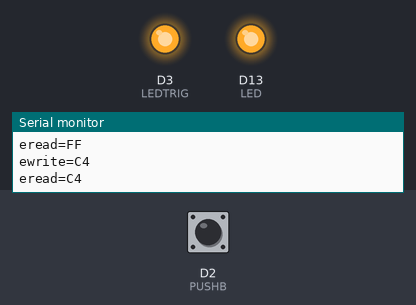
Bench run of a sketch on a simulated Arduino MKR. Parts: output pins drawn as LEDs (lit = HIGH), the last lines printed to the serial monitor. The test bench sets the inputs (shaded band); at power-on: D2 (PUSHB) HIGH. Pins used as bus, display or sensor lines are not drawn.

Above: at 2.1 s.
At 6.1 s:
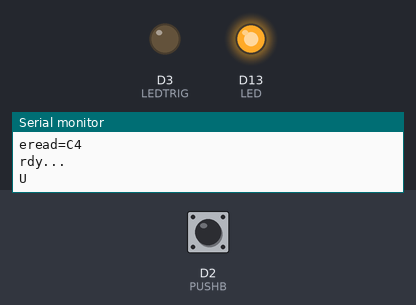
At 13.2 s:
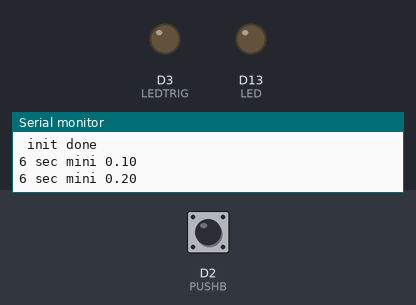
13.3 s: D2 (PUSHB) pulled LOW for 1 s
Timing chart, 0 to 22.3 s (numbered marks = the images above; inputs shaded):
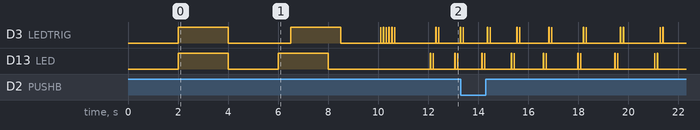

The sketch:

test_redv1.2.ino
```cpp
#include <DueFlashStorage.h>

DueFlashStorage dFS;

#define V1_1 1
#define V1_2 2
#define REDVERS V1_2

#define LED 13
#define LEDTRIG 3    // wd trig
#define ONTRIG HIGH
#define CS_SD 4
#define ONSD LOW
#define CS_NRF 8
#define ONNRF LOW
#define POWER 5
#define PUSHB 2
#define TEST  7

#if REDVERS==V1_1
  #define POWON LOW
  #define POWOFF HIGH
#endif

#if REDVERS==V1_2
  #define POWON HIGH
  #define POWOFF LOW
#endif

unsigned long dly=0;
uint8_t pushb=0;
char t[]="LH";

void blk(uint8_t led,uint8_t level);

void setup() {
  Serial.begin(115200);
  Serial.print("\nstart...");

  uint8_t eread=0,ewrite;

  eread=dFS.read(0);
  Serial.print("\neread=");Serial.println(eread,HEX);

  ewrite=0xC4;
  dFS.write(0,ewrite);
  eread=dFS.read(0);
  dFS.write(0,0x56);

  Serial.print("ewrite=");Serial.println(ewrite,HEX);
  Serial.print("eread=");Serial.println(eread,HEX);

// tout OFF
  pinMode(LED,OUTPUT);digitalWrite(LED,LOW);
  pinMode(POWER,OUTPUT);digitalWrite(POWER,POWOFF);
  pinMode(CS_SD,OUTPUT);digitalWrite(CS_SD,!ONSD);
  pinMode(CS_NRF,OUTPUT);digitalWrite(CS_NRF,!ONNRF);
  pinMode(LEDTRIG,OUTPUT);digitalWrite(LEDTRIG,!ONTRIG);
  delay(2000);

// tout ON
  digitalWrite(LED,HIGH);
  digitalWrite(POWER,POWON);
  digitalWrite(CS_SD,ONSD);
  digitalWrite(CS_NRF,ONNRF);
  digitalWrite(LEDTRIG,ONTRIG);
  delay(2000);
// tout OFF
  digitalWrite(LED,LOW);
  digitalWrite(POWER,POWOFF);
  digitalWrite(CS_SD,!ONSD);
  digitalWrite(CS_NRF,!ONNRF);
  digitalWrite(LEDTRIG,!ONTRIG);
  delay(2000);

Serial.println("rdy...");

/*pinMode(LED,OUTPUT);digitalWrite(LED,LOW);
pinMode(LEDTRIG,OUTPUT);digitalWrite(LEDTRIG,LOW);
pinMode(CS_SD,OUTPUT);digitalWrite(CS_SD,HIGH);
pinMode(POWON,OUTPUT);digitalWrite(POWON,HIGH);
*/
pinMode(PUSHB,INPUT_PULLUP);

digitalWrite(LED,HIGH);Serial.println("U");delay(500);
digitalWrite(LEDTRIG,ONTRIG);Serial.println("J");delay(500);
digitalWrite(POWER,POWON);Serial.println("V");delay(500);
digitalWrite(CS_SD,ONSD);Serial.println("R");
digitalWrite(CS_NRF,ONNRF);Serial.println("R");delay(500);

digitalWrite(LED,LOW);delay(500);
digitalWrite(LEDTRIG,!ONTRIG);delay(500);
digitalWrite(CS_SD,!ONSD);
digitalWrite(CS_NRF,!ONNRF);delay(500);
digitalWrite(POWER,POWOFF);delay(500);

Serial.println(" init done");delay(100);

blk(LEDTRIG,HIGH);blk(LEDTRIG,HIGH);blk(LEDTRIG,HIGH);
digitalWrite(POWER,POWON);
blk(CS_SD,ONSD);blk(CS_SD,ONSD);blk(CS_SD,ONSD);
blk(CS_SD,ONNRF);blk(CS_SD,ONNRF);blk(CS_SD,ONNRF);

}

void loop()
{
  dly++;
  Serial.print("6 sec mini ");Serial.println(((float)dly)/10);

  blk(LED,HIGH);
  blk(LEDTRIG,ONTRIG);
  blk(CS_SD,ONSD);
  blk(CS_NRF,ONNRF);

  for(uint8_t i=0;i<dly;i++){

    if(digitalRead(PUSHB)==LOW && pushb==1){
      pushb=0;
      Serial.println("PUSH ");}

    if(digitalRead(PUSHB)==HIGH){pushb=1;}

    delay(100);
  }
}

void blk(uint8_t led,uint8_t level)
{
  for(uint8_t i=0;i<2;i++){
    digitalWrite(led,level);delay(10);digitalWrite(led,!level);delay(100);}
}
```

Measured:
- by itself, D3 (LEDTRIG): repeats every 1.1 s: LOW 0.96 s, HIGH 0.01 s, LOW 0.10 s, HIGH 0.01 s
- by itself, D13 (LED): repeats every 1.2 s: LOW 0.10 s, HIGH 0.01 s, LOW 1.1 s, HIGH 0.01 s
